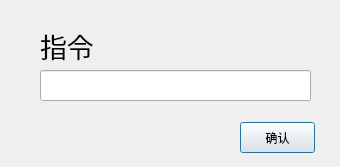
<?xml version="1.0" encoding="UTF-8"?>
<ui version="4.0">
 <class>SendCmdDialog</class>
 <widget class="QDialog" name="SendCmdDialog">
  <property name="geometry">
   <rect>
    <x>0</x>
    <y>0</y>
    <width>340</width>
    <height>167</height>
   </rect>
  </property>
  <property name="windowTitle">
   <string>指令</string>
  </property>
  <widget class="QLineEdit" name="cmd">
   <property name="geometry">
    <rect>
     <x>40</x>
     <y>70</y>
     <width>271</width>
     <height>31</height>
    </rect>
   </property>
   <property name="font">
    <font>
     <family>宋体</family>
     <pointsize>12</pointsize>
    </font>
   </property>
  </widget>
  <widget class="QLabel" name="label">
   <property name="geometry">
    <rect>
     <x>40</x>
     <y>30</y>
     <width>131</width>
     <height>31</height>
    </rect>
   </property>
   <property name="font">
    <font>
     <family>宋体</family>
     <pointsize>20</pointsize>
    </font>
   </property>
   <property name="text">
    <string>指令</string>
   </property>
  </widget>
  <widget class="QPushButton" name="pushButton">
   <property name="geometry">
    <rect>
     <x>240</x>
     <y>122</y>
     <width>75</width>
     <height>31</height>
    </rect>
   </property>
   <property name="text">
    <string>确认</string>
   </property>
  </widget>
 </widget>
 <resources/>
 <connections/>
</ui>
